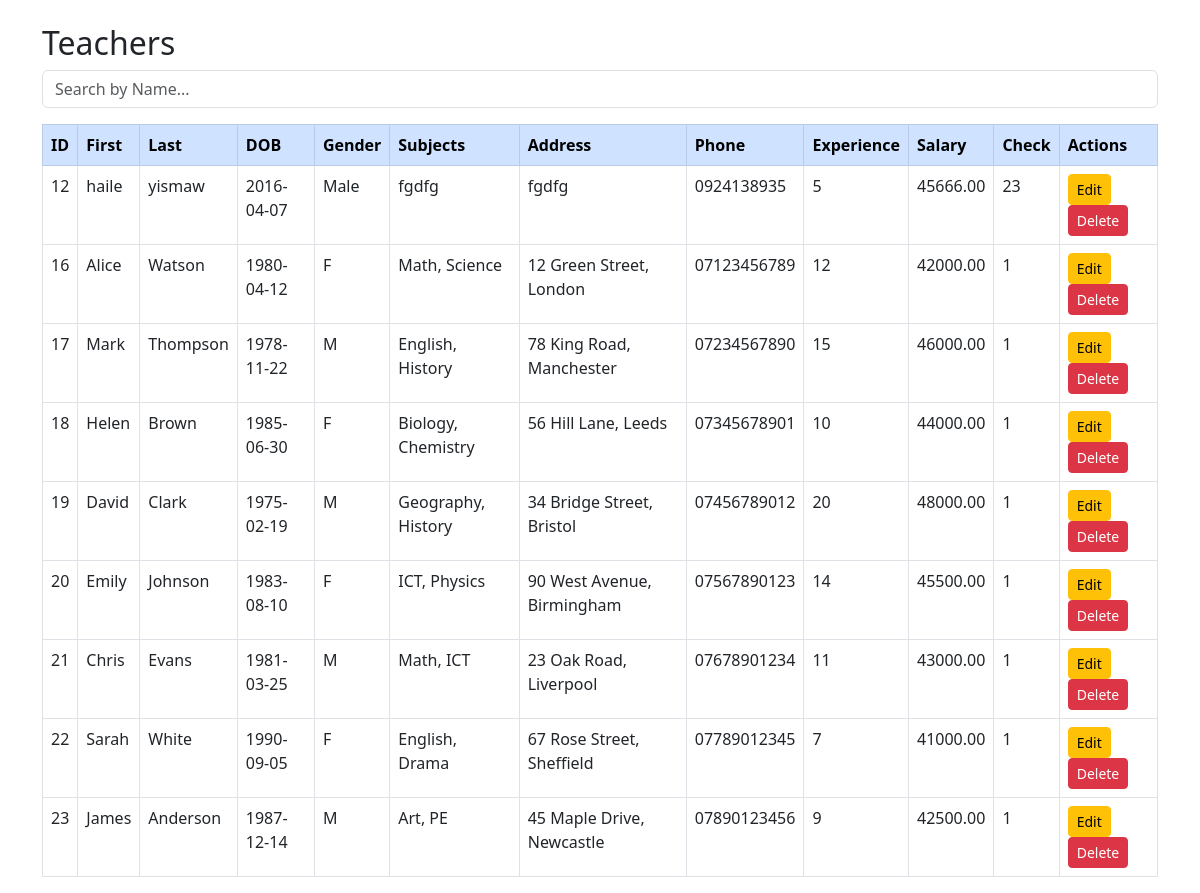
The app's page /teachers.php with its own data.
### tables this page shows
CREATE TABLE `teacher` (
  `Teacher_id` int(11) NOT NULL,
  `First_name` varchar(50) NOT NULL,
  `Last_name` varchar(50) NOT NULL,
  `Date_of_Birth` date DEFAULT NULL,
  `Gender` varchar(10) DEFAULT NULL,
  `Subjects_Taught` text DEFAULT NULL,
  `Address` text NOT NULL,
  `Phone_number` varchar(15) NOT NULL,
  `Years_of_Experience` int(11) DEFAULT NULL,
  `Annual_salary` decimal(10,2) NOT NULL,
  `Background_Check` tinyint(1) NOT NULL
);

### teachers.php (the view, shortened to what this page needs)
<?php include 'db.php'; ?>
<!DOCTYPE html>
<html lang="en">
<head>
  <link rel="stylesheet" href="https://cdn.jsdelivr.net/npm/bootstrap@5.3.0/dist/css/bootstrap.min.css">
</head>
<body>
<div class="container mt-4">
  <h2>Teachers</h2>
  <form method="GET" class="mb-3">
    <input type="text" name="search" class="form-control" placeholder="Search by Name..." value="<?= $_GET['search'] ?? '' ?>">
  </form>
  <table class="table table-bordered table-hover">
    <thead class="table-primary">
      <tr>
        <th>ID</th><th>First</th><th>Last</th><th>DOB</th><th>Gender</th><th>Subjects</th><th>Address</th>
        <th>Phone</th><th>Experience</th><th>Salary</th><th>Check</th><th>Actions</th>
      </tr>
    </thead>
    <tbody>
<?php
$search = $_GET['search'] ?? '';
$query = "SELECT * FROM teacher WHERE First_name LIKE '%$search%' OR Last_name LIKE '%$search%'";
$result = $conn->query($query);
while ($row = $result->fetch_assoc()) {
  echo "<tr>
    <td>{$row['Teacher_id']}</td>
    <td>{$row['First_name']}</td>
    <td>{$row['Last_name']}</td>
    <td>{$row['Date_of_Birth']}</td>
    <td>{$row['Gender']}</td>
    <td>{$row['Subjects_Taught']}</td>
    <td>{$row['Address']}</td>
    <td>{$row['Phone_number']}</td>
    <td>{$row['Years_of_Experience']}</td>
    <td>{$row['Annual_salary']}</td>
    <td>{$row['Background_Check']}</td>
    <td>
      <a href='edit_teacher.php?id={$row['Teacher_id']}' class='btn btn-sm btn-warning'>Edit</a>
      <a href='delete_teacher.php?id={$row['Teacher_id']}' class='btn btn-sm btn-danger' onclick='return confirm(\"Delete?\")'>Delete</a>
    </td>
  </tr>";
}
?>
    </tbody>
  </table>
</div>
</body>
</html>

### records on screen
teacher: Teacher_id "12", First_name "haile", Last_name "yismaw", Date_of_Birth "2016-04-07", Gender "Male", Subjects_Taught "fgdfg", Address "fgdfg", Phone_number "0924138935", Years_of_Experience "5", Annual_salary "45666.00", Background_Check "23"
teacher: Teacher_id "16", First_name "Alice", Last_name "Watson", Date_of_Birth "1980-04-12", Gender "F", Subjects_Taught "Math, Science", Address "12 Green Street, London", Phone_number "07123456789", Years_of_Experience "12", Annual_salary "42000.00", Background_Check "1"
teacher: Teacher_id "17", First_name "Mark", Last_name "Thompson", Date_of_Birth "1978-11-22", Gender "M", Subjects_Taught "English, History", Address "78 King Road, Manchester", Phone_number "07234567890", Years_of_Experience "15", Annual_salary "46000.00", Background_Check "1"
teacher: Teacher_id "18", First_name "Helen", Last_name "Brown", Date_of_Birth "1985-06-30", Gender "F", Subjects_Taught "Biology, Chemistry", Address "56 Hill Lane, Leeds", Phone_number "07345678901", Years_of_Experience "10", Annual_salary "44000.00", Background_Check "1"
teacher: Teacher_id "19", First_name "David", Last_name "Clark", Date_of_Birth "1975-02-19", Gender "M", Subjects_Taught "Geography, History", Address "34 Bridge Street, Bristol", Phone_number "07456789012", Years_of_Experience "20", Annual_salary "48000.00", Background_Check "1"
teacher: Teacher_id "20", First_name "Emily", Last_name "Johnson", Date_of_Birth "1983-08-10", Gender "F", Subjects_Taught "ICT, Physics", Address "90 West Avenue, Birmingham", Phone_number "07567890123", Years_of_Experience "14", Annual_salary "45500.00", Background_Check "1"
teacher: Teacher_id "21", First_name "Chris", Last_name "Evans", Date_of_Birth "1981-03-25", Gender "M", Subjects_Taught "Math, ICT", Address "23 Oak Road, Liverpool", Phone_number "07678901234", Years_of_Experience "11", Annual_salary "43000.00", Background_Check "1"
teacher: Teacher_id "22", First_name "Sarah", Last_name "White", Date_of_Birth "1990-09-05", Gender "F", Subjects_Taught "English, Drama", Address "67 Rose Street, Sheffield", Phone_number "07789012345", Years_of_Experience "7", Annual_salary "41000.00", Background_Check "1"
teacher: Teacher_id "23", First_name "James", Last_name "Anderson", Date_of_Birth "1987-12-14", Gender "M", Subjects_Taught "Art, PE", Address "45 Maple Drive, Newcastle", Phone_number "07890123456", Years_of_Experience "9", Annual_salary "42500.00", Background_Check "1"
